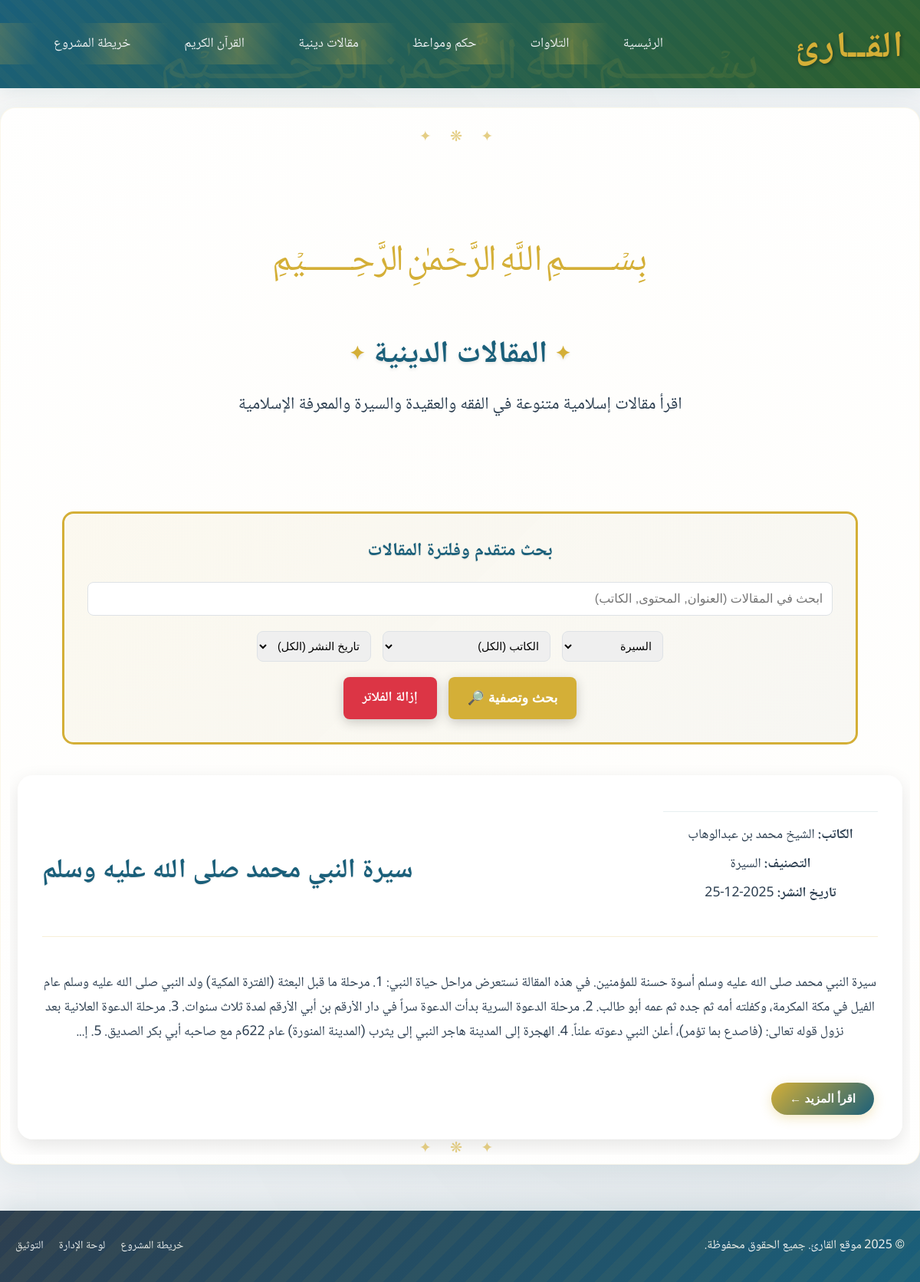
Page /articles.php?category_filter=السيرة on the committed database.
### tables this page shows
CREATE TABLE IF NOT EXISTS `articles` (
    `id` INT(11) NOT NULL AUTO_INCREMENT,
    `title` VARCHAR(255) NOT NULL,
    `author_name` VARCHAR(255) NOT NULL,
    `category` VARCHAR(100) NULL,
    `content` LONGTEXT NOT NULL,
    `image_path` VARCHAR(500) NULL,
    `publish_date` DATE NULL,
    `views_count` INT(11) NOT NULL DEFAULT 0,
    `is_featured` TINYINT(1) NOT NULL DEFAULT 0,
    `created_at` TIMESTAMP NOT NULL DEFAULT CURRENT_TIMESTAMP,
    `updated_at` TIMESTAMP NOT NULL DEFAULT CURRENT_TIMESTAMP ON UPDATE CURRENT_TIMESTAMP,
    PRIMARY KEY (`id`),
    INDEX `idx_publish_date` (`publish_date`),
    INDEX `idx_author_name` (`author_name`),
    INDEX `idx_category` (`category`),
    INDEX `idx_is_featured` (`is_featured`),
    FULLTEXT `ftx_title_content` (`title`, `content`)
);

### articles.php (the view, shortened to what this page needs)
<?php
include 'includes/db_connect.php';
include 'includes/header.php';
function truncateText($text, $maxLength = 300) {
    if (mb_strlen($text, 'UTF-8') > $maxLength) {
        return mb_substr($text, 0, $maxLength, 'UTF-8') . '...';
    }
    return $text;
}
?>
<section class="page-content islamic-decor">
    <div class="main-details" style="width:100%; display:flex; flex-direction:column; align-items:center; padding: 60px 0 80px;">
        <div class="basmala-text sacred-float" style="font-size:5rem; margin-bottom: 30px;">﷽</div>
        <h1 class="sacred-text quran-reveal" style="margin-bottom: 20px;">المقالات الدينية</h1>
        <p style="font-size:1.4rem; margin-bottom: 0; max-width: 800px; line-height: 1.6;">
            اقرأ مقالات إسلامية متنوعة في الفقه والعقيدة والسيرة والمعرفة الإسلامية
        </p>
    </div>
    <div class="islamic-border" style="margin: 40px auto; padding: 30px; max-width: 1200px; width: 90%;">
        <h2 style="text-align: center; color: var(--primary-color); margin-bottom: 25px; font-family: var(--heading-font);">
            بحث متقدم وفلترة المقالات
        </h2>
        <form action="" method="GET" style="display: flex; flex-direction: column; gap: 20px;">
            <input type="text" name="search_query" placeholder="ابحث في المقالات (العنوان, المحتوى, الكاتب)"
                   value="<?php echo isset($_GET['search_query']) ? htmlspecialchars($_GET['search_query']) : ''; ?>"
                   style="padding: 12px; border: 1px solid var(--border-color); border-radius: 8px; font-size: 1rem; text-align: right; direction: rtl;">
            <div style="display: flex; flex-wrap: wrap; gap: 15px; justify-content: center;">
                <select name="category_filter" style="padding: 10px; border: 1px solid var(--border-color); border-radius: 8px; font-size: 0.9rem;">
                    <?php
                    $categories = [];
                    if ($conn) {
                        $cat_result = $conn->query("SELECT DISTINCT category FROM articles WHERE category IS NOT NULL AND category != ''");
                        while ($cat_row = $cat_result->fetch_assoc()) {
                            $categories[] = $cat_row['category'];
                        }
                    }
                    foreach ($categories as $cat):
                        $selected = (isset($_GET['category_filter']) && $_GET['category_filter'] == $cat) ? 'selected' : '';
                    ?>
                        <option value="<?php echo htmlspecialchars($cat); ?>" <?php echo $selected; ?>><?php echo htmlspecialchars($cat); ?></option>
                    <?php endforeach; ?>
                </select>
                <select name="author_filter" style="padding: 10px; border: 1px solid var(--border-color); border-radius: 8px; font-size: 0.9rem;">
                    <option value="">الكاتب (الكل)</option>
                </select>
                <select name="date_filter" style="padding: 10px; border: 1px solid var(--border-color); border-radius: 8px; font-size: 0.9rem;">
                    <option value="">تاريخ النشر (الكل)</option>
                </select>
            </div>
            <div style="display: flex; justify-content: center; gap: 15px;">
                <button type="submit" style="background: var(--accent-color); color: white; border: none; padding: 12px 25px; border-radius: 8px; font-size: 1.1rem; font-weight: bold; cursor: pointer; transition: all 0.3s ease; box-shadow: 0 4px 15px rgba(0,0,0,0.2);">
                    بحث وتصفية 🔎
                </button>
                <a href="articles.php" style="background: #dc3545; color: white; border: none; padding: 12px 25px; border-radius: 8px; font-size: 1.1rem; font-weight: bold; cursor: pointer; transition: all 0.3s ease; text-decoration: none; box-shadow: 0 4px 15px rgba(0,0,0,0.2);">
                    إزالة الفلاتر
                </a>
            </div>
        </form>
    </div>
<?php
$category_filter = isset($_GET['category_filter']) ? $_GET['category_filter'] : '';
$sql = "SELECT * FROM articles";
$where_clauses = [];
$params = [];
$types = "";
if (!empty($category_filter)) {
    $where_clauses[] = "category = ?";
    $params[] = $category_filter;
    $types .= "s";
}
if (!empty($where_clauses)) {
    $sql .= " WHERE " . implode(" AND ", $where_clauses);
}
$sql .= " ORDER BY publish_date DESC, created_at DESC";
$stmt = $conn->prepare($sql);
if ($stmt) {
    if (!empty($types) && !empty($params)) {
        $stmt->bind_param($types, ...$params);
    }
    $stmt->execute();
    $result = $stmt->get_result();
    if ($result && $result->num_rows > 0) {
        echo '<div class="articles-flex">';
        while ($row = $result->fetch_assoc()) {
        $content = nl2br($row['content'] ?? '');
        $short_content = truncateText(strip_tags($content), 500);
        echo '<div class="article-item card open-modal-card" data-article-id="' . $row['id'] . '" data-title="' . htmlspecialchars($row['title']) . '" data-author="' . htmlspecialchars($row['author_name']) . '" data-category="' . htmlspecialchars($row['category'] ?: 'عام') . '" data-publish-date="' . htmlspecialchars($row['publish_date'] ?: 'غير محدد') . '" data-content="' . $content . '">';
        echo '  <div class="article-content-wrapper">';
        echo '      <div class="article-info">';
        echo '          <div class="article-header">';
        echo '              <div class="article-meta">';
        echo '                  <p><strong>الكاتب:</strong> ' . $row['author_name'] . '</p>';
        echo '                  <p><strong>التصنيف:</strong> ' . ($row['category'] ?: 'عام') . '</p>';
        echo '                  <p><strong>تاريخ النشر:</strong> ' . ($row['publish_date'] ?: 'غير محدد') . '</p>';
        echo '              </div>';
        echo '              <div class="article-title-meta">';
        echo '                  <h3>' . $row['title'] . '</h3>';
        echo '              </div>';
        echo '          </div>';
        if (!empty($content)) {
            echo '<p class="article-preview">' . htmlspecialchars($short_content) . '</p>';
        }
        echo '          <button class="read-more-btn" type="button">اقرأ المزيد ←</button>';
        echo '      </div>';
        echo '  </div>';
        echo '</div>';
    }
        echo '</div>';
    } else {
        echo '<div class="no-articles-message">';
        echo '<div class="sacred-text" style="font-size: 4rem; margin-bottom: 20px;">📚</div>';
        echo '<h3>لا توجد مقالات مطابقة لبحثك أو فلاترك.</h3>';
        echo '<p>حاول بكلمات بحث أو فلاتر مختلفة.</p>';
        echo '</div>';
    }
}
?>
</section>
<?php include 'includes/footer.php'; ?>

### css/style.css (style rules this page uses)
:root { --primary-color: #1a5f7a; --secondary-color: #2c5f2d; --accent-color: #d4af37; --sacred-gold: #b8860b; --text-color: #2c3e50; --light-text-color: #ecf0f1; --bg-color: #ffffff; --bg-gradient: linear-gradient(135deg, #f8f9fa 0%, #e9ecef 100%); --dark-bg-color: #2c3e50; --islamic-brown: #8b4513; --border-color: #dee2e6; --shadow-color: rgba(26, 95, 122, 0.1); --heading-font: 'Scheherazade', 'Amiri', 'Noto Naskh Arabic', 'Tajawal', 'Cairo', serif; --body-font: 'Noto Naskh Arabic', 'Amiri', 'Scheherazade', 'Tajawal', 'Cairo', serif; --accent-font: 'Amiri', 'Scheherazade', 'Noto Naskh Arabic', 'Tajawal', 'Cairo', serif; --transition-fast: 0.2s ease; --transition-normal: 0.3s ease; --transition-slow: 0.5s ease; --bounce-duration: 0.6s; --z-header: 100; --z-modal: 1000; --z-tooltip: 200; --z-dropdown: 300; }
* { margin: 0; padding: 0; box-sizing: border-box; font-display: swap; }
body { font-family: var(--body-font); direction: rtl; text-align: right; line-height: 1.8; color: var(--text-color); background: var(--bg-gradient); min-height: 100vh; position: relative; overflow-x: hidden; -webkit-font-smoothing: antialiased; -moz-osx-font-smoothing: grayscale; }
body::before { content: ''; position: fixed; top: 0; left: 0; width: 100%; height: 100%; background-image: radial-gradient(circle at 25% 25%, rgba(212, 175, 55, 0.03) 0%, transparent 50%), radial-gradient(circle at 75% 75%, rgba(26, 95, 122, 0.03) 0%, transparent 50%); pointer-events: none; z-index: -1; }
h1, h2, h3, h4, h5, h6 { font-family: var(--heading-font); font-weight: 600; color: var(--primary-color); line-height: 1.4; text-shadow: 0 1px 2px rgba(0,0,0,0.1); }
.read-more-btn { background: none; border: none; color: var(--primary-color); cursor: pointer; font-weight: bold; padding: 0; text-decoration: underline; margin-right: 5px; }
.article-header { display: flex; justify-content: space-between; align-items: center; margin-bottom: 20px; }
.article-meta { display: flex; justify-content: space-between; align-items: center; margin-bottom: 25px; padding-top: 15px; border-top: 1px solid rgba(26, 95, 122, 0.1); }
.sacred-float { animation: sacred-float 6s ease-in-out infinite; }
.quran-reveal { animation: quran-reveal 1.5s ease-out; }
.page-content { padding: 20px 10px; }
.page-content h1 { font-size: 2.5rem; color: var(--primary-color); text-align: center; margin-bottom: 20px; }
.page-content p { font-size: 1.1rem; text-align: center; margin-bottom: 30px; color: var(--text-color); }
.islamic-decor { position: relative; overflow: hidden; }
.islamic-decor::before { content: '✦ ❋ ✦'; position: absolute; top: 10px; left: 50%; transform: translateX(-50%) !important; color: var(--accent-color); font-size: 1.2rem; opacity: 0.6; letter-spacing: 10px; }
.islamic-decor::after { content: '✦ ❋ ✦'; position: absolute; bottom: -10px; left: 50%; transform: translateX(-50%); color: var(--accent-color); font-size: 1.2rem; opacity: 0.6; letter-spacing: 10px; }
.basmala-text { font-family: var(--heading-font); font-size: 3rem; color: var(--accent-color); text-align: center; animation: basmala-glow 4s ease-in-out infinite; margin: 20px 0; }
.islamic-border { position: relative; border: 3px solid var(--accent-color); border-radius: 15px; padding: 20px; background: linear-gradient(135deg, rgba(255,255,255,0.9) 0%, rgba(248,249,250,0.9) 100%); backdrop-filter: blur(10px); }
.islamic-border::before { content: ''; position: absolute; top: 0; left: 0; right: 0; bottom: 0; background: linear-gradient(135deg, rgba(212, 175, 55, 0.08), rgba(212, 175, 55, 0.04)); border-radius: 15px; z-index: -1; }
.sacred-text { font-family: var(--heading-font); font-size: 2rem; color: var(--primary-color); text-align: center; line-height: 1.6; text-shadow: 0 2px 4px rgba(0,0,0,0.1); position: relative; }
.sacred-text::before, .sacred-text::after { content: '✦'; color: var(--accent-color); font-size: 1.5rem; margin: 0 10px; vertical-align: middle; }

### rows in the picture
articles: author_name "الشيخ محمد بن عبدالوهاب", category "السيرة", publish_date "2025-12-25", title "سيرة النبي محمد صلى الله عليه وسلم", content "سيرة النبي محمد صلى الله عليه وسلم أسوة حسنة للمؤمنين. في هذه المقالة نستعرض مراحل حياة النبي: 1. مرحلة ما قبل البعثة (الفترة المكية) ولد النبي صلى الله عليه وسلم عام الفيل في مكة المكرمة، وكفلته أمه ثم جده ثم عمه أبو طالب. 2. مرحلة الدعوة السرية بدأت الدعوة سراً في دار الأرقم بن أبي الأرقم لمدة ثلاث سنوات. 3. مرحلة الدعوة العلانية بعد نزول قوله تعالى: (فاصدع بما تؤمر)، أعلن النبي دعوته علناً. 4. الهجرة إلى المدينة هاجر النبي إلى يثرب (المدينة المنورة) عام 622م مع صاحبه أبي بكر الصديق. 5. إ..."

### other values in the picture
form field category_filter "السيرة"
